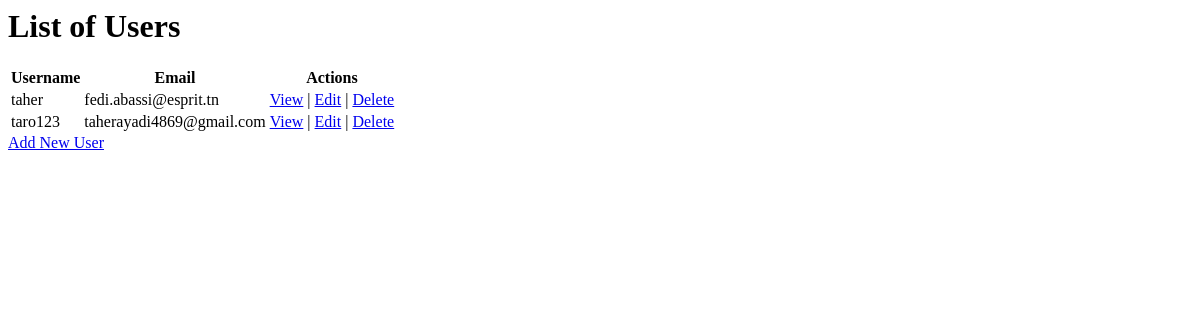
The app's page /user/users/, older data.
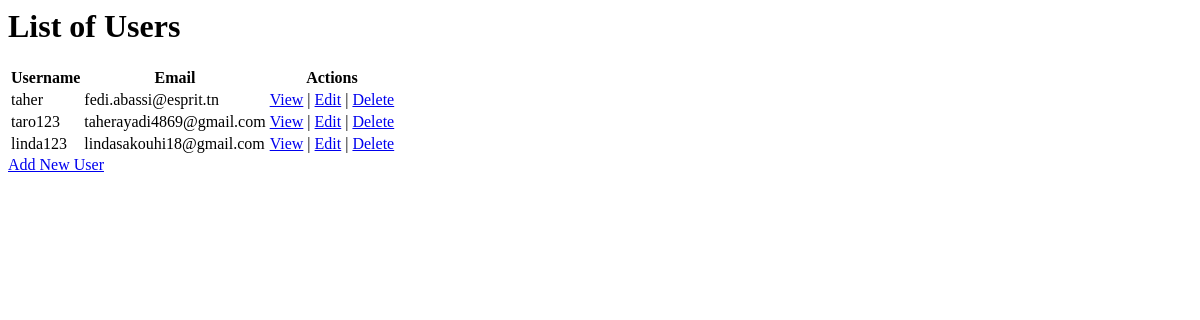
The same page, newer data.
### User/models.py (models this page shows, shortened)
class User(AbstractUser):
    is_verified = models.BooleanField(default=False)
    email_verification_token = models.UUIDField(default=uuid.uuid4, editable=False, unique=True)
    verification_code = models.CharField(max_length=6, null=True, blank=True)  # Verification code field
    age = models.PositiveIntegerField(
        null=True,
        blank=True,
    )
    gender = models.CharField(
        max_length=10,
        choices=[('Male', 'Male'), ('Female', 'Female')],
        null=True,
        blank=True
    )
    address = models.CharField(max_length=255, null=True, blank=True)
    phone = models.CharField(
        max_length=15,
        null=True,
        blank=True,
    )
    email = models.EmailField(
        unique=True,
    )
    last_name = models.CharField(max_length=150, blank=True)
    first_name = models.CharField(max_length=150, blank=True)
    date_joined = models.DateTimeField(auto_now_add=True)
    class Meta:
        verbose_name = 'User'
        verbose_name_plural = 'Users'

### User/views.py (the view)
# urls.py: path('users/', views.list_users, name='list_users'),
def list_users(request):
    users = User.objects.all()
    return render(request, 'User/list_users.html', {'users': users})

### templates/User/list_users.html (shortened to what this page needs)
<h1>List of Users</h1>
<table>
    <tr>
        <th>Username</th>
        <th>Email</th>
        <th>Actions</th>
    </tr>
    {% for user in users %}
    <tr>
        <td>{{ user.username }}</td>
        <td>{{ user.email }}</td>
        <td>
            <a href="{% url 'user_detail' user.id %}">View</a> |
            <a href="{% url 'edit_user' user.id %}">Edit</a> |
            <a href="{% url 'delete_user' user.id %}">Delete</a>
        </td>
    </tr>
    {% endfor %}
</table>
<a href="{% url 'sign-up' %}">Add New User</a>

Row changes from the older to the newer data that the page shows:
added User: username "linda123", email "lindasakouhi18@gmail.com"
